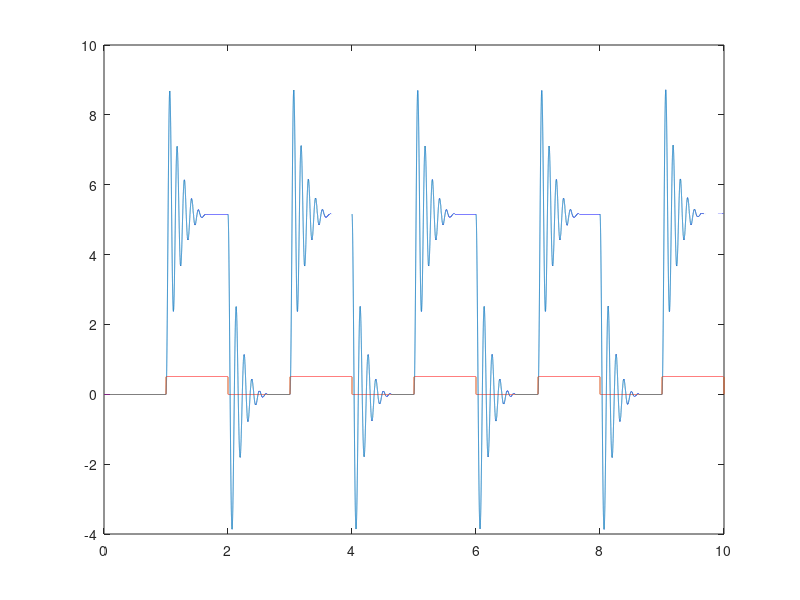
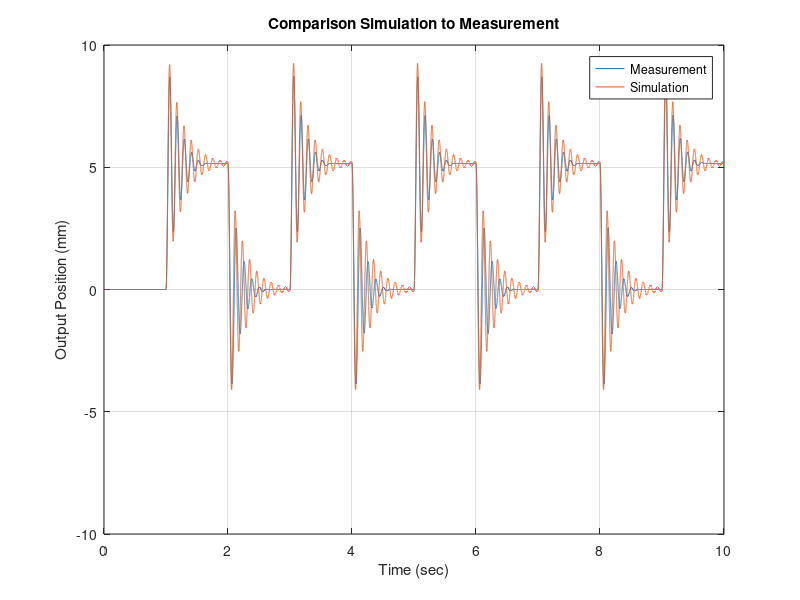
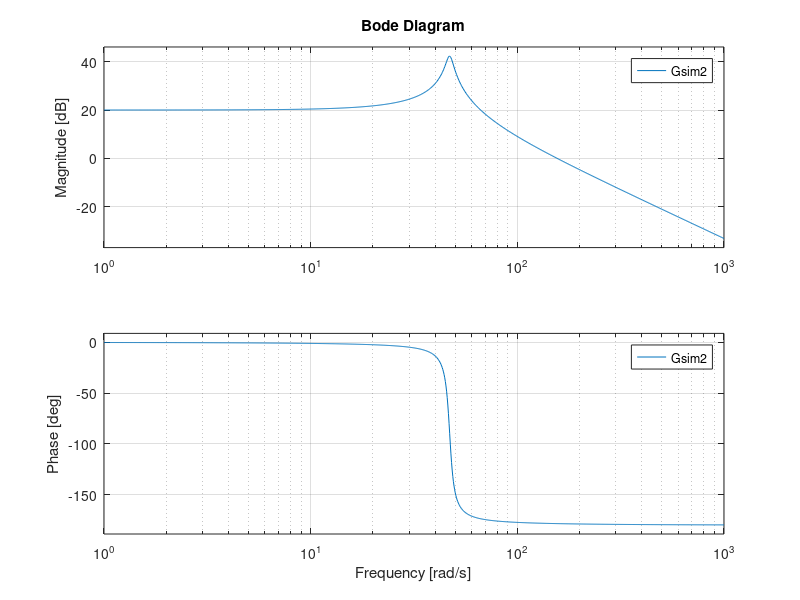

Reproduce these figures in MATLAB, in order.
clc, clear variables
%% model

load data_00.mat
load G.mat

figure (1)
plot(data_00.time, data_00.signals(2).values); hold on;
plot(data_00.time, data_00.signals(1).values);


Ks=5.15/0.5
Tp=1.176-1.06
Delta1=8.681-5.15
Delta2=2.376-5.15
theta=log(Delta1/abs(Delta2))
D=theta/sqrt(pi^2+theta^2)
omD=2*pi/Tp
om0=omD/sqrt(1-D^2)

s=tf('s');
Gsin=Ks*om0^2/(s^2+2*D*om0*s+om0^2);
StepSim=lsim(Gsin,data_00.signals(1).values,data_00.time);

figure (2)
plot(data_00.time, data_00.signals(2).values,data_00.time,StepSim), grid on
title('Comparison Simulation to Measurement')
legend('Measurement', 'Simulation')
ylabel('Output Position (mm)'), xlabel('Time (sec)')



om0G=2*pi*7.49
KsG_db= 20
KsG_lin = db2mag(KsG_db)
DeltaPeak_db=33-20
DeltaPeak_lin=db2mag(DeltaPeak_db)
DG=1/(2*DeltaPeak_db)

Gsim2=KsG_lin*om0G^2/(s^2+2*DG*om0G*s+om0G^2);

figure (3)
bode(G, Gsim2); grid on;

Dcl=1
omcl=4*om0G

Kd=(2*Dcl*omcl-2*DG*om0G)/(KsG_lin*om0G^2)
Kp=(omcl^2-om0G^2)/(KsG_lin*om0G^2)

Tv=Kd/Kp
Tf=Tv/10

Gv=omcl^2/((Kp+Kd)*s*Ks*om0G^2)%%%%%%%%%%%%%
Gr=(1+Tv*s)/(1+Tf*s)%%%%%%%%%%%%%
